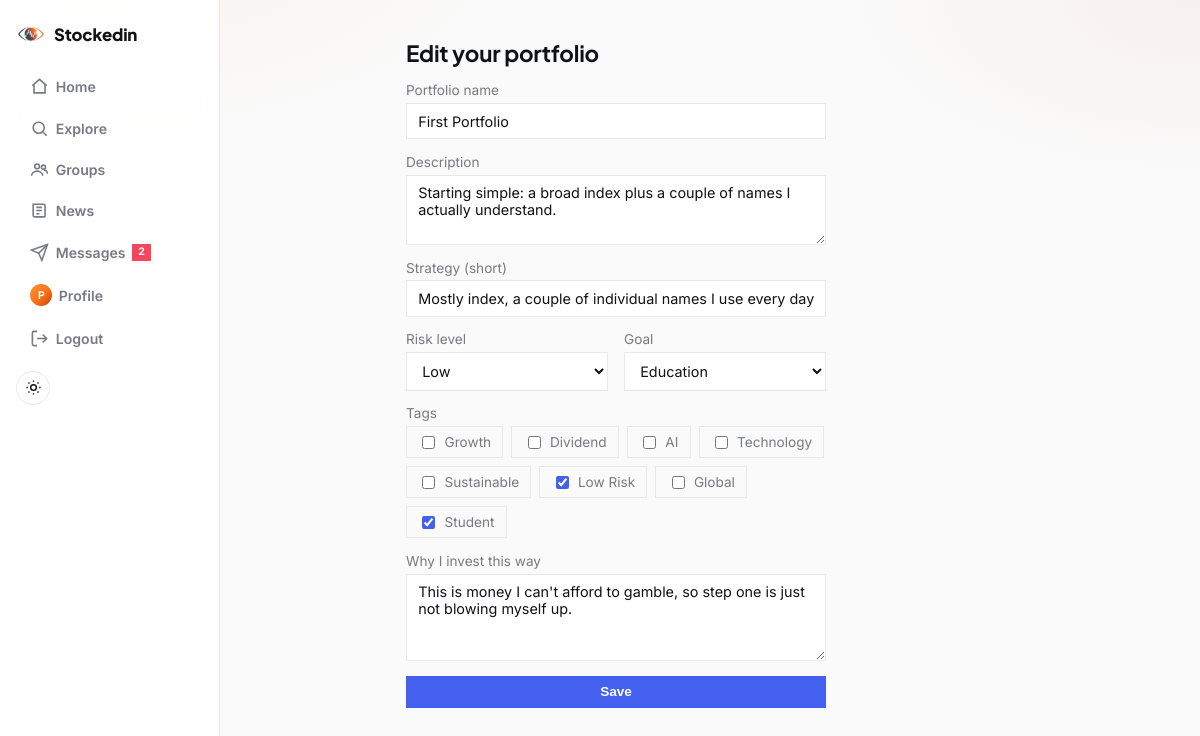
Page /portfolio/edit (signed in) on the committed database.
### models.py (models this page shows, shortened)
class User(UserMixin, db.Model):
    __tablename__ = "users"
    id = db.Column(db.Integer, primary_key=True)
    username = db.Column(db.String(32), unique=True, nullable=False, index=True)
    email = db.Column(db.String(120), unique=True, nullable=False)
    password_hash = db.Column(db.String(256), nullable=False)
    bio = db.Column(db.String(200))
    created_at = db.Column(db.DateTime, default=datetime.utcnow, nullable=False)
    university = db.Column(db.String(120), index=True)
    degree = db.Column(db.String(120))
    grad_year = db.Column(db.Integer)
    portfolio = db.relationship(
        "Portfolio",
        back_populates="owner",
        uselist=False,
        cascade="all, delete-orphan",
    )
    likes = db.relationship("Like", back_populates="user", cascade="all, delete-orphan")
    comments = db.relationship(
        "Comment", back_populates="user", cascade="all, delete-orphan"
    )
    predictions = db.relationship(
        "Prediction",
        back_populates="user",
        cascade="all, delete-orphan",
        order_by="Prediction.created_at.desc()",
    )
    group_memberships = db.relationship(
        "GroupMembership", back_populates="user", cascade="all, delete-orphan"
    )
    following = db.relationship(
        "Follow",
        foreign_keys="Follow.follower_id",
        back_populates="follower",
        cascade="all, delete-orphan",
    )
    followers = db.relationship(
        "Follow",
        foreign_keys="Follow.followed_id",
        back_populates="followed",
        cascade="all, delete-orphan",
    )
    @property
    def unread_message_count(self):
        return Message.query.filter_by(recipient_id=self.id, read_at=None).count()

class Portfolio(db.Model):
    __tablename__ = "portfolios"
    id = db.Column(db.Integer, primary_key=True)
    user_id = db.Column(
        db.Integer, db.ForeignKey("users.id"), unique=True, nullable=False
    )
    title = db.Column(db.String(80), nullable=False)
    description = db.Column(db.String(300))
    created_at = db.Column(db.DateTime, default=datetime.utcnow, nullable=False)
    strategy = db.Column(db.String(120))
    risk_level = db.Column(db.String(20))
    goal = db.Column(db.String(40))
    thesis = db.Column(db.Text)
    tags = db.Column(db.String(200))
    owner = db.relationship("User", back_populates="portfolio")
    holdings = db.relationship(
        "Holding",
        back_populates="portfolio",
        cascade="all, delete-orphan",
        order_by="Holding.ticker",
    )
    likes = db.relationship(
        "Like", back_populates="portfolio", cascade="all, delete-orphan"
    )
    comments = db.relationship(
        "Comment",
        back_populates="portfolio",
        cascade="all, delete-orphan",
        order_by="Comment.created_at",
    )
    snapshots = db.relationship(
        "PortfolioSnapshot",
        back_populates="portfolio",
        cascade="all, delete-orphan",
        order_by="PortfolioSnapshot.date",
    )
    updates = db.relationship(
        "PortfolioUpdate",
        back_populates="portfolio",
        cascade="all, delete-orphan",
        order_by="PortfolioUpdate.created_at.desc()",
    )
    @property
    def tag_list(self):
        return [t for t in (self.tags or "").split(",") if t]

### routes_portfolio.py (the view, shortened to what this page needs)
@login_required
def portfolio_edit():
    portfolio = current_user.portfolio
    if portfolio is None:
        return redirect(url_for("portfolio_new"))
    form = PortfolioForm(obj=portfolio)
    if request.method == "GET":
        form.tags.data = portfolio.tag_list
    return render_template("portfolio_form.html", form=form, mode="edit")

### forms.py
class PortfolioForm(FlaskForm):
    title = StringField(
        "Portfolio name",
        validators=[DataRequired(), Length(max=80)],
    )
    description = TextAreaField(
        "Description", validators=[Optional(), Length(max=300)]
    )
    strategy = StringField(
        "Strategy (short)", validators=[Optional(), Length(max=120)]
    )
    risk_level = SelectField(
        "Risk level",
        choices=[("", "Not set")] + [(r, r) for r in RISK_LEVELS],
        validators=[Optional()],
    )
    goal = SelectField(
        "Goal",
        choices=[("", "Not set")] + [(g, g) for g in PORTFOLIO_GOALS],
        validators=[Optional()],
    )
    tags = MultiCheckboxField(
        "Tags", choices=[(t, t) for t in PORTFOLIO_TAGS], validators=[Optional()]
    )
    thesis = TextAreaField(
        "Why I invest this way",
        validators=[Optional(), Length(max=1000)],
    )
    submit = SubmitField("Save")

### app.py (called while the page is built)
def create_app():
    app = Flask(__name__, instance_relative_config=True)
    app.config.from_object(Config)
    db.init_app(app)
    login_manager.init_app(app)
    csrf.init_app(app)
    routes_auth.register(app)
    routes_portfolio.register(app)
    routes_social.register(app)
    routes_news.register(app)
    routes_messages.register(app)
    routes_discover.register(app)
    routes_groups.register(app)
    routes_predictions.register(app)
    @app.context_processor
    def inject_unread_message_count():
        if current_user.is_authenticated:
            return {"unread_message_count": current_user.unread_message_count}
        return {"unread_message_count": 0}
    return app

### models.py (called while the page is built)
@login_manager.user_loader
def load_user(user_id):
    return db.session.get(User, int(user_id))

### templates/portfolio_form.html (shortened to what this page needs)
{% extends "base.html" %}
{% block content %}
  <h1>{{ "Edit your portfolio" if mode == "edit" else "Create your portfolio" }}</h1>
  <form method="post" class="form" novalidate>
    <div class="field">
      {{ form.title.label }}
      {{ form.title(size=40) }}
    </div>
    <div class="field">
      {{ form.description.label }}
      {{ form.description(rows=3) }}
    </div>
    <div class="field">
      {{ form.strategy.label }}
      {{ form.strategy(size=40, placeholder="e.g. Long-term index + a few high-conviction growth picks") }}
    </div>
    <div class="field-row">
      <div class="field">
        {{ form.risk_level.label }}
        {{ form.risk_level() }}
      </div>
      <div class="field">
        {{ form.goal.label }}
        {{ form.goal() }}
      </div>
    </div>
    <div class="field">
      {{ form.tags.label }}
      <div class="checkbox-tag-list">{{ form.tags() }}</div>
    </div>
    <div class="field">
      {{ form.thesis.label }}
      {{ form.thesis(rows=4, placeholder="Why do you invest this way? What's the reasoning behind your picks?") }}
    </div>
    {{ form.submit(class="btn btn-primary") }}
  </form>
{% endblock %}

### templates/base.html (shortened to what this page needs)
<!doctype html>
<html lang="en">
<head>
  <link rel="stylesheet" href="{{ url_for('static', filename='style.css') }}">
</head>
<body>
  <nav class="navbar">
    <a class="brand" href="{{ url_for('feed') if current_user.is_authenticated else url_for('login') }}">
      <img class="brand-mark" src="{{ url_for('static', filename='images/logo-icon.png') }}" alt="">
      Stockedin
    </a>
    <div class="nav-links">
      {% if current_user.is_authenticated %}
        <a href="{{ url_for('feed') }}" class="nav-link {{ 'active' if request.endpoint == 'feed' }}">
          <svg viewBox="0 0 24 24" fill="none" stroke="currentColor" stroke-width="2"><path d="M3 11l9-8 9 8"/><path d="M5 10v10h14V10"/></svg>
          <span>Home</span>
        </a>
        <a href="{{ url_for('explore') }}" class="nav-link {{ 'active' if request.endpoint == 'explore' }}">
          <svg viewBox="0 0 24 24" fill="none" stroke="currentColor" stroke-width="2"><circle cx="11" cy="11" r="7"/><path d="m21 21-4.3-4.3"/></svg>
          <span>Explore</span>
        </a>
        <a href="{{ url_for('groups_home') }}" class="nav-link {{ 'active' if request.endpoint in ('groups_home', 'group_detail', 'group_new', 'group_join') }}">
          <svg viewBox="0 0 24 24" fill="none" stroke="currentColor" stroke-width="2"><circle cx="9" cy="8" r="3"/><path d="M2 20c0-3.3 3.1-6 7-6s7 2.7 7 6"/><circle cx="17" cy="9" r="2.5"/><path d="M17 12.5c2.5 0 5 1.8 5 5"/></svg>
          <span>Groups</span>
        </a>
        <a href="{{ url_for('news') }}" class="nav-link {{ 'active' if request.endpoint == 'news' }}">
          <svg viewBox="0 0 24 24" fill="none" stroke="currentColor" stroke-width="2"><path d="M4 4h13a2 2 0 0 1 2 2v13a1 1 0 0 1-1 1H6a2 2 0 0 1-2-2z"/><path d="M8 8h7M8 12h7M8 16h4"/></svg>
          <span>News</span>
        </a>
        <a href="{{ url_for('inbox') }}" class="nav-link {{ 'active' if request.endpoint in ('inbox', 'thread') }}">
          <svg viewBox="0 0 24 24" fill="none" stroke="currentColor" stroke-width="2"><path d="M22 2 11 13"/><path d="M22 2 15 22l-4-9-9-4z"/></svg>
          <span>Messages</span>
          {% if unread_message_count %}<span class="nav-badge">{{ unread_message_count }}</span>{% endif %}
        </a>
        <a href="{{ url_for('profile', username=current_user.username) }}" class="nav-link {{ 'active' if request.endpoint == 'profile' and request.view_args.username == current_user.username }}">
          <span class="avatar avatar-nav">{{ current_user.username[0]|upper }}</span>
          <span>Profile</span>
        </a>
        <a href="{{ url_for('logout') }}" class="nav-link">
          <svg viewBox="0 0 24 24" fill="none" stroke="currentColor" stroke-width="2"><path d="M9 21H5a2 2 0 0 1-2-2V5a2 2 0 0 1 2-2h4"/><path d="M16 17l5-5-5-5"/><path d="M21 12H9"/></svg>
          <span>Logout</span>
        </a>
      {% else %}
        <a class="nav-link" href="{{ url_for('login') }}"><span>Login</span></a>
        <a class="nav-link" href="{{ url_for('signup') }}"><span>Sign up</span></a>
      {% endif %}
      <button type="button" id="theme-toggle" class="theme-toggle" aria-label="Toggle dark mode">
        <svg class="icon-sun" viewBox="0 0 24 24" fill="none" stroke="currentColor" stroke-width="2"><circle cx="12" cy="12" r="4"/><path d="M12 2v2M12 20v2M4.9 4.9l1.4 1.4M17.7 17.7l1.4 1.4M2 12h2M20 12h2M4.9 19.1l1.4-1.4M17.7 6.3l1.4-1.4"/></svg>
      </button>
    </div>
  </nav>
  <main class="container {% block container_class %}{% endblock %}">
    {% block content %}{% endblock %}
  </main>
</body>
</html>

### rows in the picture
User: username "P"
Portfolio: title "First Portfolio", description "Starting simple: a broad index plus a couple of names I actually understand.", strategy "Mostly index, a couple of individual names I use every day.", risk_level "Low", goal "Education", tags "☐ ☐ ☐ ☐ ☐ ☑ ☐ ☑", thesis "This is money I can't afford to gamble, so step one is just not blowing myself up."

### other values in the picture
{{ unread_message_count }} "2"
{{ "Edit your portfolio" if mode == "edit" else "Create your portfolio" }} "Edit your portfolio"
